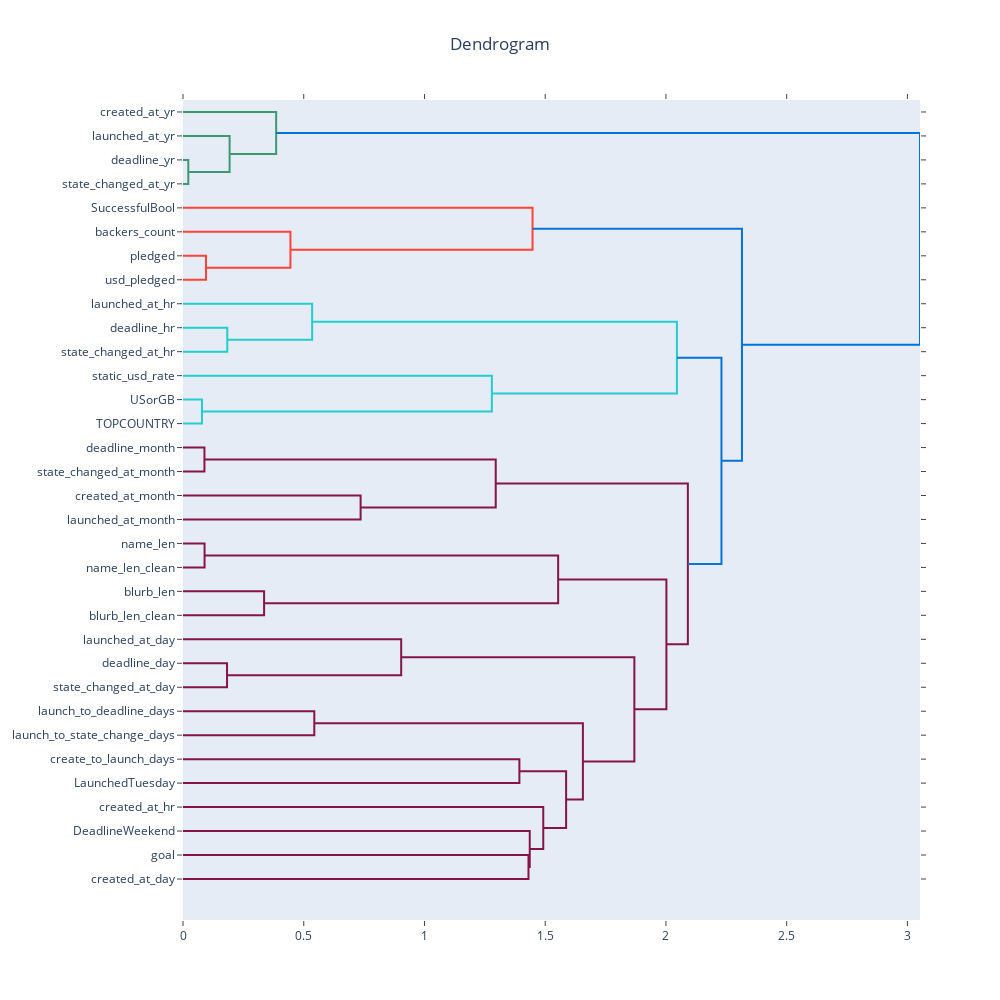

Notebook cell for this chart:
### Markdown cell above
### hirarchical clustering kickstarter_numeric_df

### Code cell
import plotly.figure_factory as ff

fig = ff.create_dendrogram(
    kickstarter_numeric_df.corr(),
    orientation="left",
    labels=kickstarter_numeric_df.columns,
)
fig.update_layout(
    title="Dendrogram",
    title_x=0.5,
    width=1000,
    height=1000,
    xaxis_showgrid=False,
    yaxis_showgrid=False,
)
fig.show()

### Figure 1 — Plotly figure (JSON) as saved in the notebook; plotly's stock layout.template omitted (floating-point values rounded to 4 significant figures)
{"data": [{"hoverinfo": "text", "marker": {"color": "rgb(61,153,112)"}, "mode": "lines", "type": "scatter", "x": [0, 0.02193, 0.02193, 0], "xaxis": "x", "y": [-25, -25, -35, -35], "yaxis": "y"}, {"hoverinfo": "text", "marker": {"color": "rgb(61,153,112)"}, "mode": "lines", "type": "scatter", "x": [0, 0.193, 0.193, 0.02193], "xaxis": "x", "y": [-15, -15, -30, -30], "yaxis": "y"}, {"hoverinfo": "text", "marker": {"color": "rgb(61,153,112)"}, "mode": "lines", "type": "scatter", "x": [0, 0.3858, 0.3858, 0.193], "xaxis": "x", "y": [-5, -5, -22.5, -22.5], "yaxis": "y"}, {"hoverinfo": "text", "marker": {"color": "rgb(255,65,54)"}, "mode": "lines", "type": "scatter", "x": [0, 0.09534, 0.09534, 0], "xaxis": "x", "y": [-65, -65, -75, -75], "yaxis": "y"}, {"hoverinfo": "text", "marker": {"color": "rgb(255,65,54)"}, "mode": "lines", "type": "scatter", "x": [0, 0.4449, 0.4449, 0.09534], "xaxis": "x", "y": [-55, -55, -70, -70], "yaxis": "y"}, {"hoverinfo": "text", "marker": {"color": "rgb(255,65,54)"}, "mode": "lines", "type": "scatter", "x": [0, 1.448, 1.448, 0.4449], "xaxis": "x", "y": [-45, -45, -62.5, -62.5], "yaxis": "y"}, {"hoverinfo": "text", "marker": {"color": "rgb(35,205,205)"}, "mode": "lines", "type": "scatter", "x": [0, 0.1834, 0.1834, 0], "xaxis": "x", "y": [-95, -95, -105, -105], "yaxis": "y"}, {"hoverinfo": "text", "marker": {"color": "rgb(35,205,205)"}, "mode": "lines", "type": "scatter", "x": [0, 0.5348, 0.5348, 0.1834], "xaxis": "x", "y": [-85, -85, -100, -100], "yaxis": "y"}, {"hoverinfo": "text", "marker": {"color": "rgb(35,205,205)"}, "mode": "lines", "type": "scatter", "x": [0, 0.0786, 0.0786, 0], "xaxis": "x", "y": [-125, -125, -135, -135], "yaxis": "y"}, {"hoverinfo": "text", "marker": {"color": "rgb(35,205,205)"}, "mode": "lines", "type": "scatter", "x": [0, 1.279, 1.279, 0.0786], "xaxis": "x", "y": [-115, -115, -130, -130], "yaxis": "y"}, {"hoverinfo": "text", "marker": {"color": "rgb(35,205,205)"}, "mode": "lines", "type": "scatter", "x": [0.5348, 2.045, 2.045, 1.279], "xaxis": "x", "y": [-92.5, -92.5, -122.5, -122.5], "yaxis": "y"}, {"hoverinfo": "text", "marker": {"color": "rgb(133,20,75)"}, "mode": "lines", "type": "scatter", "x": [0, 0.08879, 0.08879, 0], "xaxis": "x", "y": [-145, -145, -155, -155], "yaxis": "y"}, {"hoverinfo": "text", "marker": {"color": "rgb(133,20,75)"}, "mode": "lines", "type": "scatter", "x": [0, 0.7355, 0.7355, 0], "xaxis": "x", "y": [-165, -165, -175, -175], "yaxis": "y"}, {"hoverinfo": "text", "marker": {"color": "rgb(133,20,75)"}, "mode": "lines", "type": "scatter", "x": [0.08879, 1.295, 1.295, 0.7355], "xaxis": "x", "y": [-150, -150, -170, -170], "yaxis": "y"}, {"hoverinfo": "text", "marker": {"color": "rgb(133,20,75)"}, "mode": "lines", "type": "scatter", "x": [0, 0.0893, 0.0893, 0], "xaxis": "x", "y": [-185, -185, -195, -195], "yaxis": "y"}, {"hoverinfo": "text", "marker": {"color": "rgb(133,20,75)"}, "mode": "lines", "type": "scatter", "x": [0, 0.3358, 0.3358, 0], "xaxis": "x", "y": [-205, -205, -215, -215], "yaxis": "y"}, {"hoverinfo": "text", "marker": {"color": "rgb(133,20,75)"}, "mode": "lines", "type": "scatter", "x": [0.0893, 1.554, 1.554, 0.3358], "xaxis": "x", "y": [-190, -190, -210, -210], "yaxis": "y"}, {"hoverinfo": "text", "marker": {"color": "rgb(133,20,75)"}, "mode": "lines", "type": "scatter", "x": [0, 0.1824, 0.1824, 0], "xaxis": "x", "y": [-235, -235, -245, -245], "yaxis": "y"}, {"hoverinfo": "text", "marker": {"color": "rgb(133,20,75)"}, "mode": "lines", "type": "scatter", "x": [0, 0.9035, 0.9035, 0.1824], "xaxis": "x", "y": [-225, -225, -240, -240], "yaxis": "y"}, {"hoverinfo": "text", "marker": {"color": "rgb(133,20,75)"}, "mode": "lines", "type": "scatter", "x": [0, 0.5437, 0.5437, 0], "xaxis": "x", "y": [-255, -255, -265, -265], "yaxis": "y"}, {"hoverinfo": "text", "marker": {"color": "rgb(133,20,75)"}, "mode": "lines", "type": "scatter", "x": [0, 1.393, 1.393, 0], "xaxis": "x", "y": [-275, -275, -285, -285], "yaxis": "y"}, {"hoverinfo": "text", "marker": {"color": "rgb(133,20,75)"}, "mode": "lines", "type": "scatter", "x": [0, 1.431, 1.431, 0], "xaxis": "x", "y": [-315, -315, -325, -325], "yaxis": "y"}, {"hoverinfo": "text", "marker": {"color": "rgb(133,20,75)"}, "mode": "lines", "type": "scatter", "x": [0, 1.436, 1.436, 1.431], "xaxis": "x", "y": [-305, -305, -320, -320], "yaxis": "y"}, {"hoverinfo": "text", "marker": {"color": "rgb(133,20,75)"}, "mode": "lines", "type": "scatter", "x": [0, 1.492, 1.492, 1.436], "xaxis": "x", "y": [-295, -295, -312.5, -312.5], "yaxis": "y"}, {"hoverinfo": "text", "marker": {"color": "rgb(133,20,75)"}, "mode": "lines", "type": "scatter", "x": [1.393, 1.587, 1.587, 1.492], "xaxis": "x", "y": [-280, -280, -303.8, -303.8], "yaxis": "y"}, {"hoverinfo": "text", "marker": {"color": "rgb(133,20,75)"}, "mode": "lines", "type": "scatter", "x": [0.5437, 1.656, 1.656, 1.587], "xaxis": "x", "y": [-260, -260, -291.9, -291.9], "yaxis": "y"}, {"hoverinfo": "text", "marker": {"color": "rgb(133,20,75)"}, "mode": "lines", "type": "scatter", "x": [0.9035, 1.869, 1.869, 1.656], "xaxis": "x", "y": [-232.5, -232.5, -275.9, -275.9], "yaxis": "y"}, {"hoverinfo": "text", "marker": {"color": "rgb(133,20,75)"}, "mode": "lines", "type": "scatter", "x": [1.554, 2.002, 2.002, 1.869], "xaxis": "x", "y": [-200, -200, -254.2, -254.2], "yaxis": "y"}, {"hoverinfo": "text", "marker": {"color": "rgb(133,20,75)"}, "mode": "lines", "type": "scatter", "x": [1.295, 2.091, 2.091, 2.002], "xaxis": "x", "y": [-160, -160, -227.1, -227.1], "yaxis": "y"}, {"hoverinfo": "text", "marker": {"color": "rgb(0,116,217)"}, "mode": "lines", "type": "scatter", "x": [2.045, 2.23, 2.23, 2.091], "xaxis": "x", "y": [-107.5, -107.5, -193.6, -193.6], "yaxis": "y"}, {"hoverinfo": "text", "marker": {"color": "rgb(0,116,217)"}, "mode": "lines", "type": "scatter", "x": [1.448, 2.315, 2.315, 2.23], "xaxis": "x", "y": [-53.75, -53.75, -150.5, -150.5], "yaxis": "y"}, {"hoverinfo": "text", "marker": {"color": "rgb(0,116,217)"}, "mode": "lines", "type": "scatter", "x": [0.3858, 3.052, 3.052, 2.315], "xaxis": "x", "y": [-13.75, -13.75, -102.1, -102.1], "yaxis": "y"}], "layout": {"autosize": false, "height": 1000, "hovermode": "closest", "showlegend": false, "title": {"text": "Dendrogram", "x": 0.5}, "width": 1000, "xaxis": {"mirror": "allticks", "rangemode": "tozero", "showgrid": false, "showline": true, "showticklabels": true, "ticks": "outside", "type": "linear", "zeroline": false}, "yaxis": {"mirror": "allticks", "rangemode": "tozero", "showgrid": false, "showline": true, "showticklabels": true, "tickmode": "array", "ticks": "outside", "ticktext": ["created_at_yr", "launched_at_yr", "deadline_yr", "state_changed_at_yr", "SuccessfulBool", "backers_count", "pledged", "usd_pledged", "launched_at_hr", "deadline_hr", "state_changed_at_hr", "static_usd_rate", "USorGB", "TOPCOUNTRY", "deadline_month", "state_changed_at_month", "created_at_month", "launched_at_month", "name_len", "name_len_clean", "blurb_len", "blurb_len_clean", "launched_at_day", "deadline_day", "state_changed_at_day", "launch_to_deadline_days", "launch_to_state_change_days", "create_to_launch_days", "LaunchedTuesday", "created_at_hr", "DeadlineWeekend", "goal", "created_at_day"], "tickvals": [-5, -15, -25, -35, -45, -55, -65, -75, -85, -95, -105, -115, -125, -135, -145, -155, -165, -175, -185, -195, -205, -215, -225, -235, -245, -255, -265, -275, -285, -295, -305, -315, -325], "type": "linear", "zeroline": false}}}
